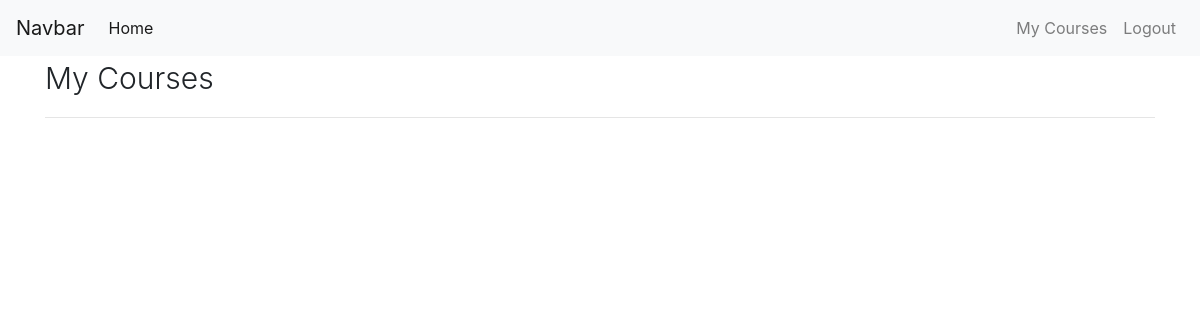
The app's page /my-courses (signed in), older data.
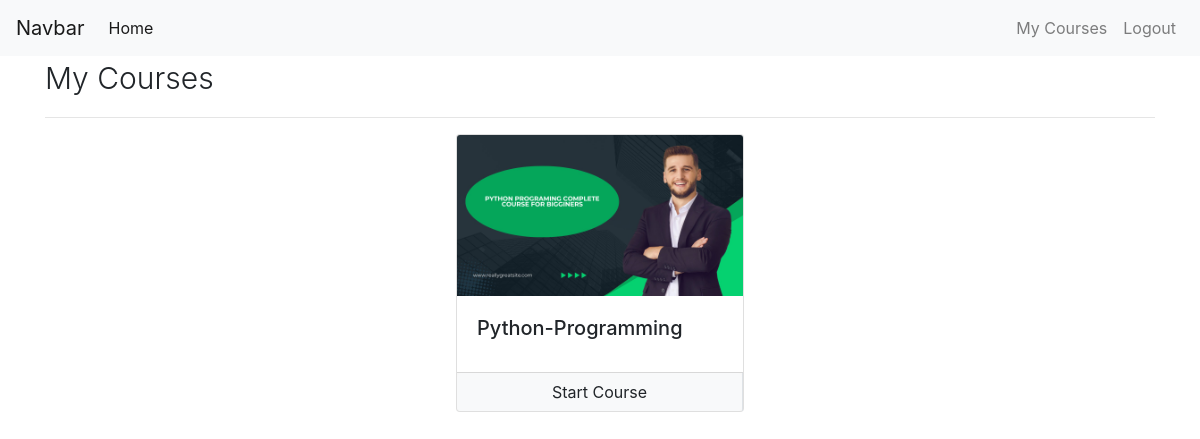
The same page, newer data.
### Smartly/models/user_course.py (models this page shows, shortened)
class UserCourse(models.Model):
    user = models.ForeignKey(User , null = False , on_delete=models.CASCADE)
    course = models.ForeignKey(Course , null = False , on_delete=models.CASCADE)
    date = models.DateTimeField(auto_now_add=True)

### Smartly/models/course.py (models this page shows, shortened)
class Course(models.Model):
    name = models.CharField(max_length = 50 , null=False)
    slug= models.CharField(max_length = 50 , null=False , unique= True)
    description = models.CharField(max_length = 200 , null = True)
    price=models.IntegerField( null = False )
    discount =models.IntegerField( null = False , default=0 )
    active = models.BooleanField(default=False)
    thumbnail = models.ImageField(upload_to="files/thumbnail")
    date= models.DateTimeField(auto_now_add=True)
    resource= models.FileField(upload_to="files/resource")
    length=models.IntegerField( null = False)

### Smartly/views/courses.py (the view)
# urls.py: path('my-courses', MyCoursesList.as_view() , name = 'my-courses'),
@method_decorator(login_required(login_url='login') , name='dispatch')
class MyCoursesList(ListView):
    template_name = 'Smartly/my_courses.html'
    context_object_name = 'user_courses'
    def get_queryset(self):
        return UserCourse.objects.filter(user = self.request.user)

### Smartly/templates/Smartly/my_courses.html (shortened to what this page needs)
{% extends 'Smartly/base.html' %}
{% load course_custom_tags %}
{%block content%}
<div class="container">
   <p class="display-6">My Courses </p>
   <hr>
   <div class="row">
      {% for uc in user_courses %}
      <div class="col mx-auto">
          <div class="card mx-auto" style="width: 18rem;">
              <img class="card-img-top" src="{{uc.course.thumbnail.url}}" alt="Card image cap">
              <div class="card-body">
                  <h5 class="card-title">{{uc.course.name}}</h5>
              </div>
              <div class="card-footer p-0">
                  <div class="row no-gutters">
                      <div class="col border-right">
                          <a href="{% url 'coursepage' uc.course.slug %}" class="btn btn-light btn-block">Start Course</a>
                      </div>
                  </div>
              </div>
          </div>
      </div>
      {% endfor %}
  </div>
</div>
{%endblock%}

Row changes from the older to the newer data that the page shows:
added UserCourse: course.thumbnail (picture), course.name "Python-Programming"
